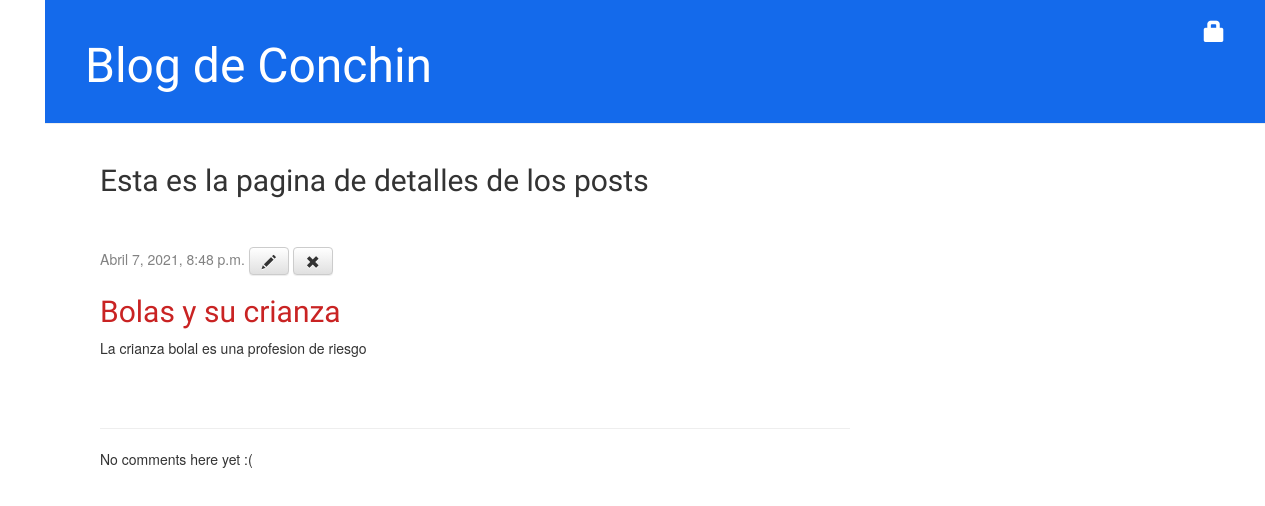
/post/1/, run on an earlier commit of the app's database.
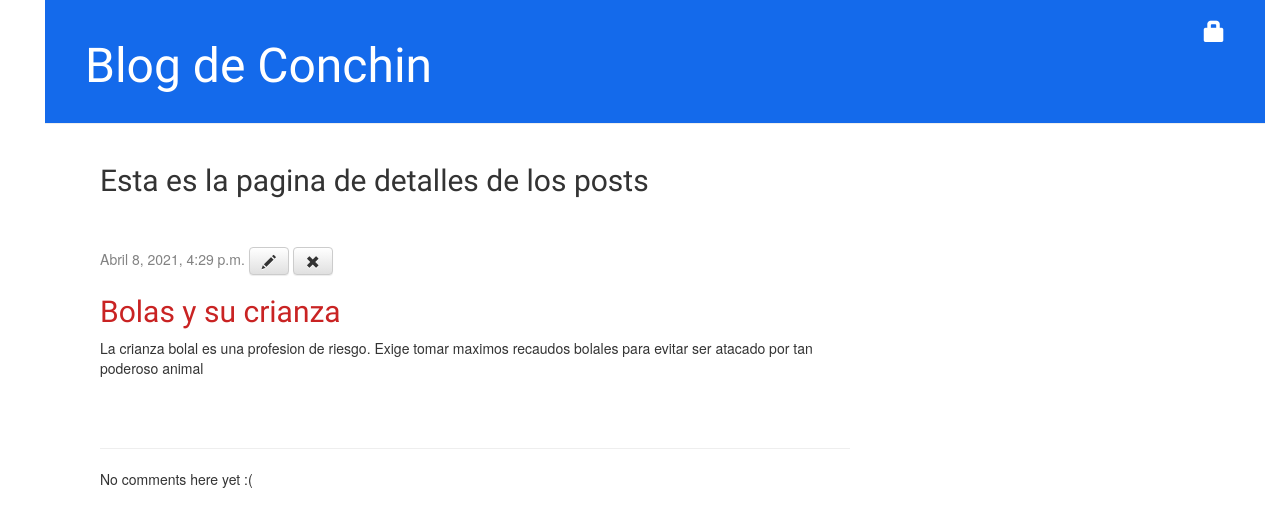
And on a later commit of the database.
### blog/models.py (models this page shows, shortened)
class Post(models.Model):
    author = models.ForeignKey('auth.User', on_delete=models.CASCADE)
    title = models.CharField(max_length=200)
    text = models.TextField()
    created_date = models.DateTimeField(default=timezone.now)
    published_date = models.DateTimeField(blank=True, null=True)

### blog/views.py (the view)
# urls.py: path('post/<int:pk>/', views.post_detail, name='post_detail'),
def post_detail(request, pk):
    post = get_object_or_404(Post, pk=pk)
    return render(request, 'blog/post_detail.html', {'post':post})

### blog/templates/blog/post_detail.html
{% extends 'blog/base.html' %}
{% block content %}
<h2>Esta es la pagina de detalles de los posts</h2>
<br><br>
    <div class="post">
        {% if post.published_date %}
            <div class="date">
                {{ post.published_date }}
                <a class="btn btn-default" href="{% url 'post_edit' pk=post.pk %}"><span class="glyphicon glyphicon-pencil"></span></a>
                <a class="btn btn-default" href="{% url 'post_remove' pk=post.pk %}"><span class="glyphicon glyphicon-remove"></span></a>
            </div>
        {% else %}
            <a class="btn btn-default" href="{% url 'post_publish' pk=post.pk %}">Publish</a>
        {% endif %}
        <h2><a href="">{{ post.title }}</a></h2>
        <p>{{ post.text|linebreaksbr }}</p>
    </div>
    <hr>
    {% for comment in post.comments.all %}
        <div class="comment">
            <div class="date">{{ comment.created_date }}</div>
            <strong>{{ comment.author }}</strong>
            <p>{{ comment.text|linebreaks }}</p>
        </div>
    {% empty %}
        <p>No comments here yet :(</p>
    {% endfor %}
{% endblock %}

What changed in the data, as far as the page shows it:
changed Post "Bolas y su crianza": published_date "Abril 7, 2021, 8:48 p.m." → "Abril 8, 2021, 4:29 p.m."; text "La crianza bolal es una profesion de riesgo" → "La crianza bolal es una profesion de riesgo. Exige tomar maximos recaudos bolales para evitar ser atacado por tan poderoso animal"
